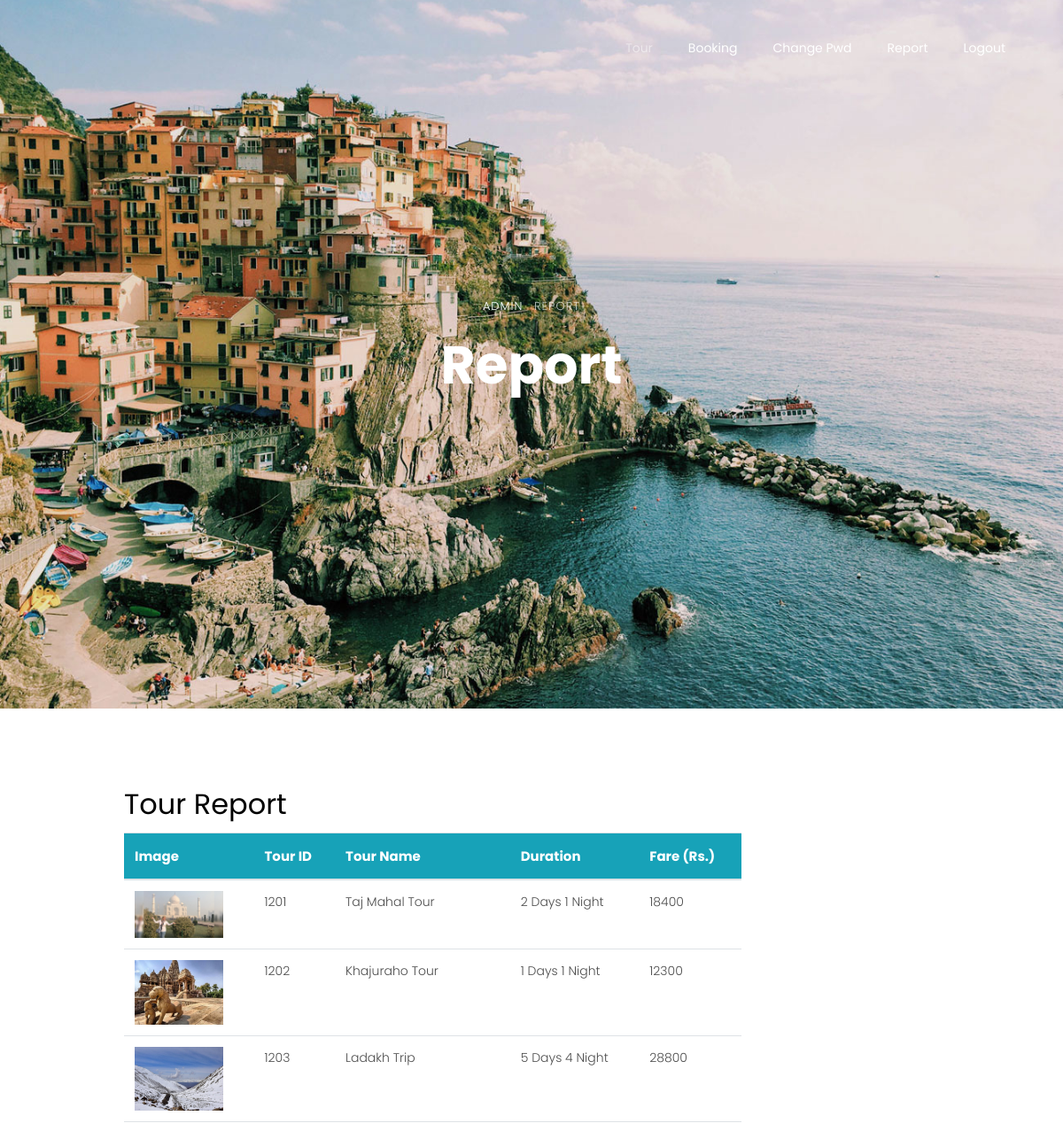
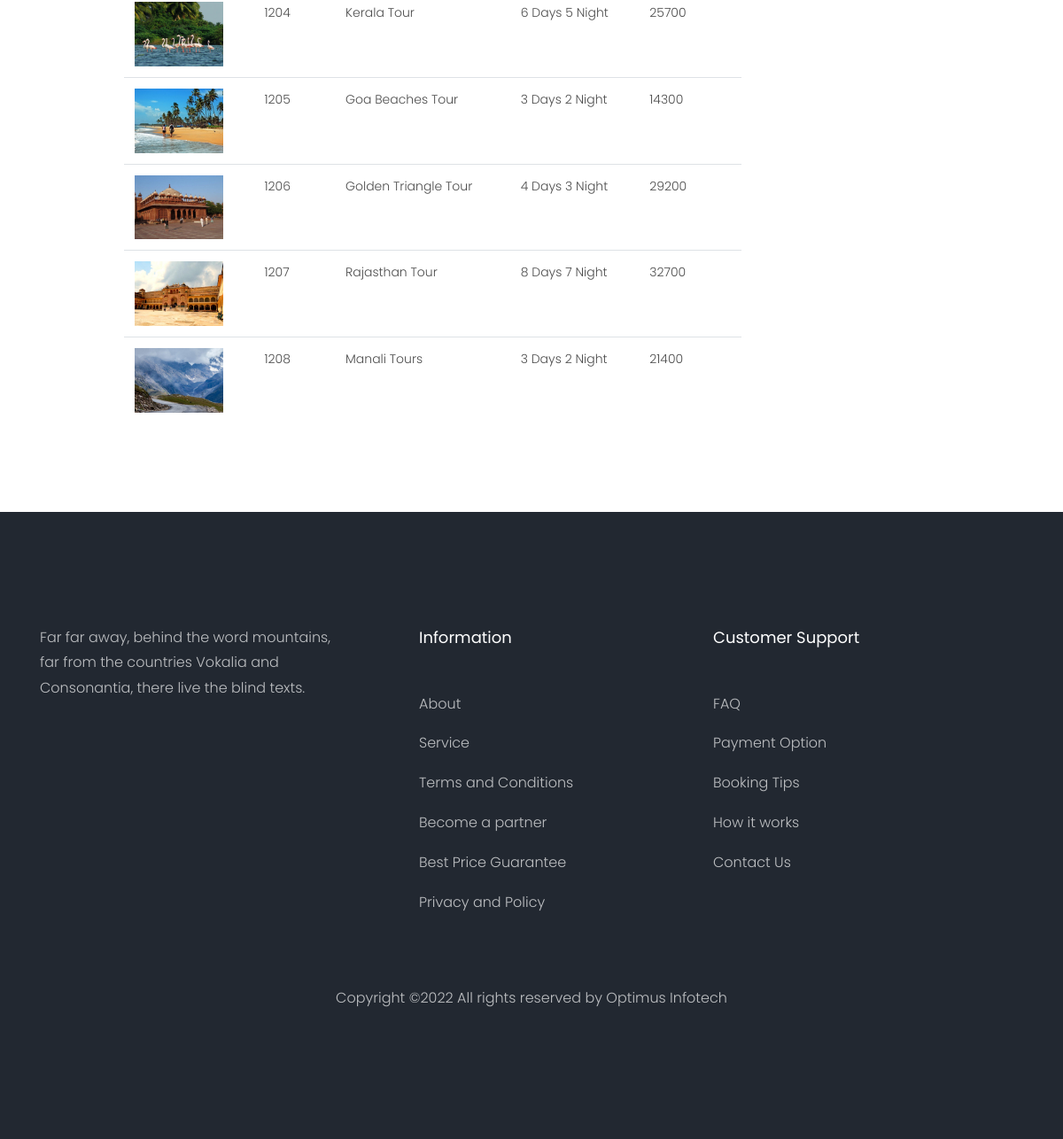
/Travel_Booking_System/Admin_Report_Tour.php, run on the app's committed database (2 pictures, top to bottom).
### tables this page shows
CREATE TABLE IF NOT EXISTS `tour_tb` (
  `tour_id` int(10) NOT NULL,
  `tour_name` varchar(30) NOT NULL,
  `duration` varchar(100) NOT NULL,
  `fare` int(10) NOT NULL,
  `category` varchar(20) NOT NULL,
  `descrip` varchar(1000) NOT NULL,
  PRIMARY KEY (`tour_id`)
);

### Travel_Booking_System/Admin_Report_Tour.php (the view, shortened to what this page needs)
<!DOCTYPE html>
<html lang="en">
  <head>
    <link rel="stylesheet" href="css/open-iconic-bootstrap.min.css">
    <link rel="stylesheet" href="css/animate.css">
    <link rel="stylesheet" href="css/owl.carousel.min.css">
    <link rel="stylesheet" href="css/owl.theme.default.min.css">
    <link rel="stylesheet" href="css/magnific-popup.css">
    <link rel="stylesheet" href="css/aos.css">
    <link rel="stylesheet" href="css/ionicons.min.css">
    <link rel="stylesheet" href="css/bootstrap-datepicker.css">
    <link rel="stylesheet" href="css/jquery.timepicker.css">
    <link rel="stylesheet" href="css/flaticon.css">
    <link rel="stylesheet" href="css/icomoon.css">
    <link rel="stylesheet" href="css/style.css">
  </head>
  <body>
  <nav class="navbar navbar-expand-lg navbar-dark ftco_navbar bg-dark ftco-navbar-light" id="ftco-navbar">
    <div class="container">
      <div class="collapse navbar-collapse" id="ftco-nav">
        <ul class="navbar-nav ml-auto">
          <li class="nav-item active"><a href="Admin_Tour.php" class="nav-link">Tour</a></li>
          <li class="nav-item"><a href="Admin_Booking.php" class="nav-link">Booking</a></li>
		  <li class="nav-item"><a href="Admin_Change_Pwd.php" class="nav-link">Change Pwd</a></li>
		  <li class="nav-item"><a href="Admin_Report.php" class="nav-link">Report</a></li>
		  <li class="nav-item"><a href="Login.php" class="nav-link">Logout</a></li>
        </ul>
      </div>
    </div>
  </nav>
    <?php include "dbcon.php";?>
    <div class="hero-wrap js-fullheight" style="background-image: url('images/bg_3.jpg');height:300px">
      <div class="container">
        <div class="row no-gutters slider-text js-fullheight align-items-center justify-content-center" data-scrollax-parent="true">
          <div class="col-md-9 ftco-animate text-center" data-scrollax=" properties: { translateY: '70%' }">
            <p class="breadcrumbs" data-scrollax="properties: { translateY: '30%', opacity: 1.6 }"><span class="mr-2"><a href="index.html">Admin</a></span> <span>Report</span></p>
            <h1 class="mb-3 bread" data-scrollax="properties: { translateY: '30%', opacity: 1.6 }">Report</h1>
          </div>
        </div>
      </div>
    </div>
		<section class="ftco-section contact-section ftco-degree-bg">
      <div class="container">
        <div class="row block-9">
		<div class="col-md-1 pr-md-5"></div>
          <div class="col-md-8 pr-md-5">
			<h2>Tour Report</h2>
			<table class="table table-hover">
			<thead>
				<tr class="bg-info" style="color:white;font-size:15px">
					<th>Image</th><th>Tour ID</th><th>Tour Name</th><th>Duration</th><th>Fare (Rs.)</th>
				</tr>
			</thead>
			<tbody>
			<?php
			$result=mysql_query("select * from tour_tb",$db);
			while($row=mysql_fetch_array($result))
			{
				echo "<tr>";
				echo "<td><img src='Tour_Pic/$row[0].jpg' width='100px'></td><td>$row[0]</td><td>$row[1]</td><td>$row[2]</td><td>$row[3]</td>";
				echo "</tr>";
			}
			?>
			</tbody>
			</table>
          </div>
        </div>
      </div>
    </section>
    <footer class="ftco-footer ftco-bg-dark ftco-section">
      <div class="container">
        <div class="row mb-5">
          <div class="col-md">
            <div class="ftco-footer-widget mb-4">
              <p>Far far away, behind the word mountains, far from the countries Vokalia and Consonantia, there live the blind texts.</p>
              <ul class="ftco-footer-social list-unstyled float-md-left float-lft mt-5">
              </ul>
            </div>
          </div>
          <div class="col-md">
            <div class="ftco-footer-widget mb-4 ml-md-5">
              <h2 class="ftco-heading-2">Information</h2>
              <ul class="list-unstyled">
                <li><a href="#" class="py-2 d-block">About</a></li>
                <li><a href="#" class="py-2 d-block">Service</a></li>
                <li><a href="#" class="py-2 d-block">Terms and Conditions</a></li>
                <li><a href="#" class="py-2 d-block">Become a partner</a></li>
                <li><a href="#" class="py-2 d-block">Best Price Guarantee</a></li>
                <li><a href="#" class="py-2 d-block">Privacy and Policy</a></li>
              </ul>
            </div>
          </div>
          <div class="col-md">
             <div class="ftco-footer-widget mb-4">
              <h2 class="ftco-heading-2">Customer Support</h2>
              <ul class="list-unstyled">
                <li><a href="#" class="py-2 d-block">FAQ</a></li>
                <li><a href="#" class="py-2 d-block">Payment Option</a></li>
                <li><a href="#" class="py-2 d-block">Booking Tips</a></li>
                <li><a href="#" class="py-2 d-block">How it works</a></li>
                <li><a href="#" class="py-2 d-block">Contact Us</a></li>
              </ul>
            </div>
          </div>
        </div>
          <div class="row">
          <div class="col-md-12 text-center">
            <p>
  Copyright &copy;<script>document.write(new Date().getFullYear());</script> All rights reserved by <a href="https://colorlib.com" target="_blank">Optimus Infotech</a>
  </p>
          </div>
        </div>
      </div>
    </footer>
  </body>
</html>

### data on the page
tour_tb: tour_id (picture), tour_id "1201", tour_name "Taj Mahal Tour", duration "2 Days 1 Night", fare "18400"
tour_tb: tour_id (picture), tour_id "1202", tour_name "Khajuraho Tour", duration "1 Days 1 Night", fare "12300"
tour_tb: tour_id (picture), tour_id "1203", tour_name "Ladakh Trip", duration "5 Days 4 Night", fare "28800"
tour_tb: tour_id (picture), tour_id "1204", tour_name "Kerala Tour", duration "6 Days 5 Night", fare "25700"
tour_tb: tour_id (picture), tour_id "1205", tour_name "Goa Beaches Tour", duration "3 Days 2 Night", fare "14300"
tour_tb: tour_id (picture), tour_id "1206", tour_name "Golden Triangle Tour", duration "4 Days 3 Night", fare "29200"
tour_tb: tour_id (picture), tour_id "1207", tour_name "Rajasthan Tour", duration "8 Days 7 Night", fare "32700"
tour_tb: tour_id (picture), tour_id "1208", tour_name "Manali Tours", duration "3 Days 2 Night", fare "21400"
